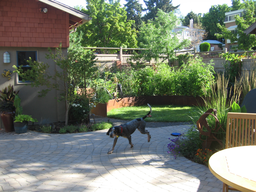
#> input picture jupyter_notebooks/houndog1.png, 256 x 192 px, shrunk from 640 x 480 before the run, found by its file name
$ python ip_a1_test.py
#> lines starting #> are read from the running program, lines starting #| are printed output that depends on the picture

import os
import skimage
from skimage import io

import matplotlib.pyplot as plt
import numpy as np

# [9 lines of commented-out code are left out]

def color2grey(img):
    b = [.3, .6, .1]
    return np.dot(img[...,:3], b)

img = io.imread('project1_images/project1_images/houndog1.png')
#> img is the input picture: shape (192, 256, 4); mean R, G, B, A 113.3, 120.9, 105.1, 255

print(img.shape)
#| (192, 256, 4)
plt.imshow(img)
plt.title('Dog')
plt.show()

gray_img = color2grey(img)
#> in color2grey, `return np.dot(img[...,:3], b)`:
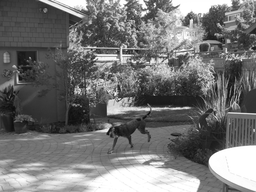
#> returned value: shape (192, 256) float64; min 12.7, max 255, mean 117.1
print('gray image:\n',gray_img.shape)
#| gray image:
#|  (192, 256)
plt.imshow(gray_img, cmap='gray')
plt.show()

cnt = 0
y_len = np.shape(gray_img)[0];
#> y_len = 192
x_len = np.shape(gray_img)[1];
#> x_len = 256
intense_arr = np.zeros((y_len*x_len))
print('shape intense:\n', np.shape(intense_arr))
#| shape intense:
#|  (49152,)

# Create 1 dimensional array
for yy in range(y_len-1):
    for xx in range(x_len-1):
        #intense_arr[cnt][0] = gray_img[yy][xx]
        intense_arr[cnt] = gray_img[yy,xx]
        #print('cnt: ', cnt, '\n', intense_arr[cnt][0])
        cnt += 1
#> after the loop, cnt = 48705

intense_len = np.shape(intense_arr)[0]
#> intense_len = 49152
match_cnt = 0
epsilon = 1/1;
hist_256 = np.zeros((256,))
# Create 256 bins for histogram
for ii in range(intense_len-1):
    for bin in range(0, 254, 1):
        if intense_arr[ii] >= bin and intense_arr[ii] < bin + 1:
            hist_256[bin] += 1

#plt.plot(hist_256)
#plt.show()

#x_axis_hist = np.arange()

x_axis_hist = [i for i, _ in enumerate(hist_256)]
#> x_axis_hist = 256 values from 0 to 255

print(x_axis_hist)
#> (printed output is left out)
print('Shape of hist_256: ',np.shape(hist_256))
#| Shape of hist_256:  (256,)

plt.bar(x_axis_hist, hist_256, color = 'green')
plt.xlabel('Bin')
plt.ylabel('Count')
plt.title('Histogram')
plt.show()
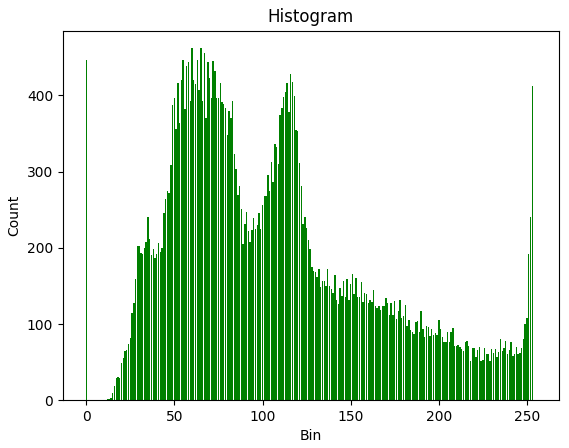
#> figure drawn by matplotlib, 1 panel
